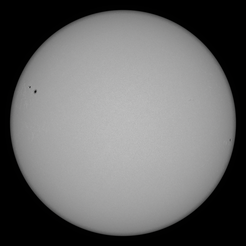
#> input picture sample_images/image copy.png, 246 x 246 px, shrunk from 1024 x 1024 before the run
$ python -i sunspot_counter.py   (imports and definitions only)
#> lines starting #> are read from the running program, lines starting #| are printed output that depends on the picture; after the words box and inside, x2 and y2 are one past the last pixel; in counts of white or black regions, pixels touching at a corner belong together
import os
from roboflow import Roboflow
import cv2
import matplotlib.pyplot as plt
import argparse
import numpy as np
from sklearn.cluster import DBSCAN
import math

def preprocess_image(image):
    """
    Apply preprocessing to enhance sunspot visibility
    """
    # Convert to grayscale
    gray = cv2.cvtColor(image, cv2.COLOR_RGB2GRAY)

    # Apply histogram equalization to enhance contrast
    equalized = cv2.equalizeHist(gray)
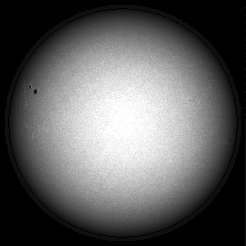
#> equalized: shape (246, 246); min 0, max 255, mean 93.5

    # Apply Gaussian blur to reduce noise
    blurred = cv2.GaussianBlur(equalized, (5, 5), 0)

    # Use adaptive thresholding to highlight features
    thresh = cv2.adaptiveThreshold(blurred, 255, cv2.ADAPTIVE_THRESH_GAUSSIAN_C,
                                  cv2.THRESH_BINARY_INV, 11, 2)
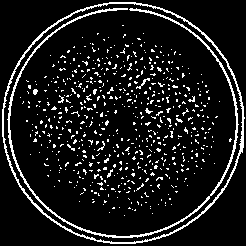
#> thresh: shape (246, 246); 10.1% white in thin lines or dots

    # Perform morphological operations to clean up the image
    kernel = np.ones((3, 3), np.uint8)
    opening = cv2.morphologyEx(thresh, cv2.MORPH_OPEN, kernel, iterations=1)
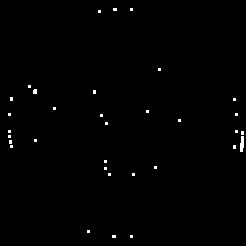
#> opening: shape (246, 246); 0.61% white; 33 white regions (32 under 20 px), largest, box (x1, y1, x2, y2) and area: (240, 136, 244, 152) 53

    # Return both the preprocessed binary image and the equalized version
    return opening, equalized

# [486 lines left out: functions estimate_solar_radius, calculate_heliographic_position, adaptive_clustering, refine_groups_by_physics, detect_spots_in_region, calculate_sunspot_number and 3 more, not called in this run]

# [2 lines not run here, left out]

>>> import cv2
>>> picture = cv2.cvtColor(cv2.imread('sample_images/image copy.png'), cv2.COLOR_BGR2RGB)
>>> result = preprocess_image(picture)
